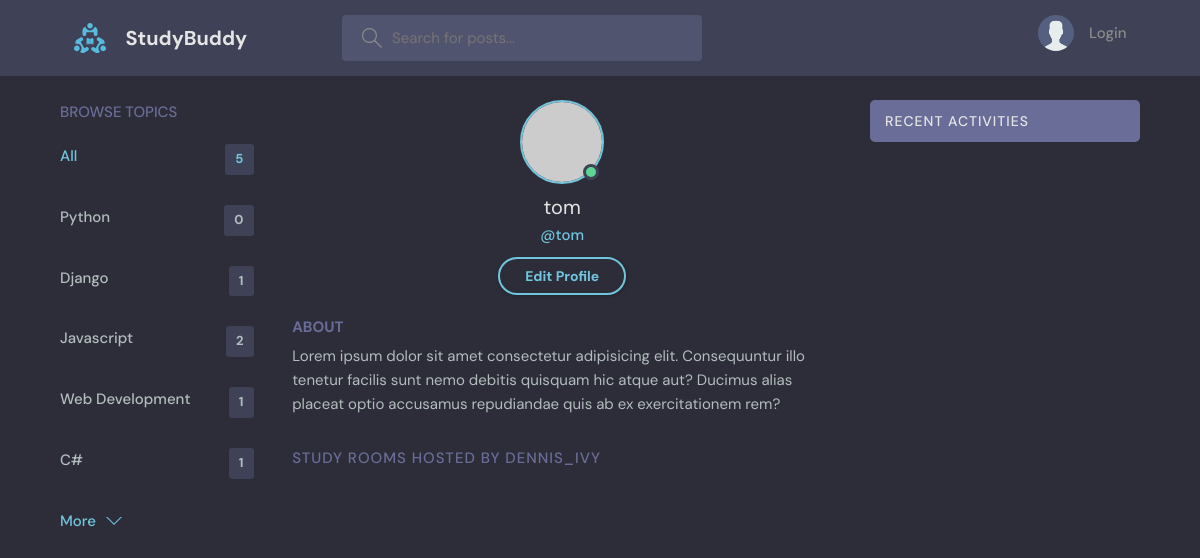
Before: /profile/4/ with the older database file.
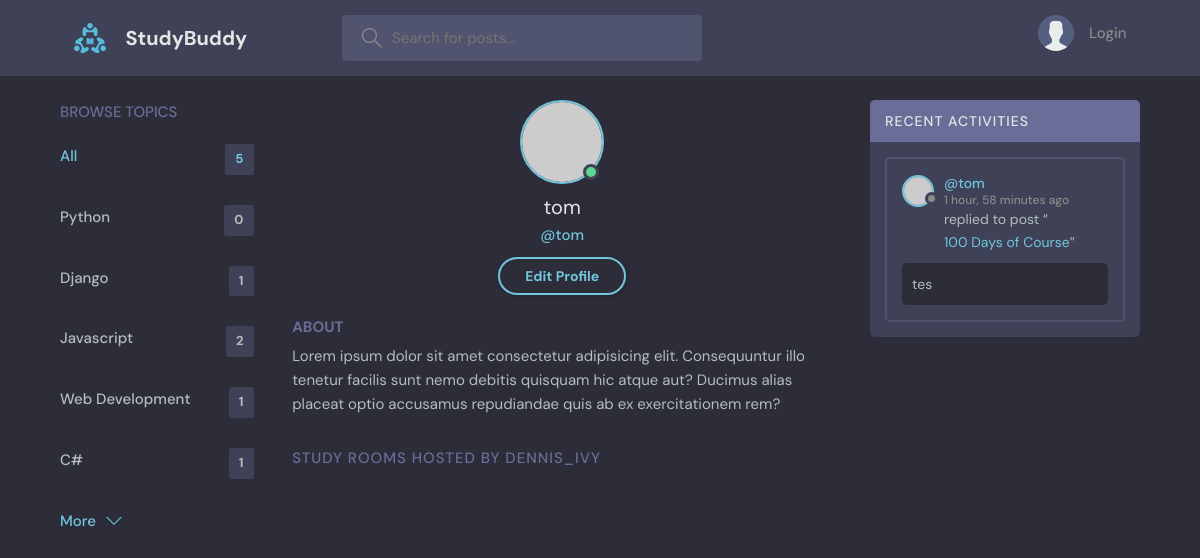
After: the same page with the newer database file.
### base/models.py (models this page shows, shortened)
class Topic(models.Model):
    name = models.CharField(max_length=200)

class Message (models.Model):
    user = models.ForeignKey(User, on_delete=models.CASCADE)
    room = models.ForeignKey(Room, on_delete=models.CASCADE)
    body = models.TextField(null=True)
    updated = models.DateField(auto_now=True)
    created = models.DateField(auto_now_add=True)
    def __str__(self):
        return self.body[0:50]

class Room(models.Model):
    host = models.ForeignKey(User, on_delete=models.SET_NULL,null=True)
    topic = models.ForeignKey(Topic, on_delete=models.SET_NULL,null=True)
    name = models.CharField(max_length=200)
    description = models.TextField(null=True, blank=True)
    participants = models.ManyToManyField(User, related_name='participants',blank=True)
    updated = models.DateField(auto_now=True)
    created = models.DateField(auto_now_add=True)
    class Meta:
        ordering = ['-updated','-created']
    def __str__(self):
        return self.name

### base/views.py (the view)
# urls.py: path('profile/<str:pk>/',views.userProfile,name="user-profile"),
def userProfile(request, pk):
    user = User.objects.get(id=pk)
    rooms = user.room_set.all()
    room_messages = user.message_set.all()
    topics = Topic.objects.all()
    context = {'user': user, 'rooms': rooms,
               'room_messages': room_messages, 'topics': topics}
    return render(request, 'base/profile.html', context)

### base/templates/base/profile.html (shortened to what this page needs)
{% extends "main.html" %}
{% block content %}
  <main class="profile-page layout layout--3">
    <div class="container">
      {% include "base/topics_component.html" %}
      <div class="roomList">
        <div class="profile">
          <div class="profile__avatar">
            <div class="avatar avatar--large active">
              <img src="https://randomuser.me/api/portraits/men/11.jpg" />
            </div>
          </div>
          <div class="profile__info">
            <h3>{{user}}</h3>
            <p>@{{user.username}}</p>
            <a href="{% url "update-user" %}" class="btn btn--main btn--pill">Edit Profile</a>
          </div>
          <div class="profile__about">
            <h3>About</h3>
            <p>
              Lorem ipsum dolor sit amet consectetur adipisicing elit. Consequuntur illo tenetur
              facilis sunt nemo debitis quisquam hic atque aut? Ducimus alias placeat optio
              accusamus repudiandae quis ab ex exercitationem rem?
            </p>
          </div>
        </div>
        <div class="roomList__header">
          <div>
            <h2>Study Rooms Hosted by dennis_ivy</a>
            </h2>
          </div>
        </div>
      </div>
      <div class="activities">
        <div class="activities__header">
          <h2>Recent Activities</h2>
        </div>
        {% include "base/activity_component.html" %}
      </div>
    </div>
  </main>
{% endblock %}

### base/templates/base/topics_component.html
<div class="topics">
    <div class="topics__header">
      <h2>Browse Topics</h2>
    </div>
    <ul class="topics__list">
      <li>
        <a href="{% url "home" %}" class="active">All <span>{{topics.count}}</span></a>
      </li>
      {% for topic in topics %}
      <li><a href="{% url 'home' %}?q={{topic.name}}">{{topic.name}} <span>{{topic.room_set.all.count}}</span></a></li>
      {% endfor %}
    </ul>
    <a class="btn btn--link" href="{% url "topics" %}">
      More
      <svg version="1.1" xmlns="http://www.w3.org/2000/svg" width="32" height="32" viewBox="0 0 32 32">
        <title>chevron-down</title>
        <path d="M16 21l-13-13h-3l16 16 16-16h-3l-13 13z"></path>
      </svg>
    </a>
  </div>

### base/templates/base/activity_component.html (shortened to what this page needs)
{% for message in room_messages %}
<div class="activities__box">
    <div class="activities__boxHeader roomListRoom__header">
      <a href="{% url "user-profile" message.user.id %}" class="roomListRoom__author">
        <div class="avatar avatar--small">
          <img src="https://randomuser.me/api/portraits/women/11.jpg" />
        </div>
        <p>
          @{{message.user}}
          <span>{{message.created|timesince}} ago</span>
        </p>
      </a>
    </div>
    <div class="activities__boxContent">
      <p>replied to post “<a href="{% url "room" message.room.id %}">{{message.room}}</a>”</p>
      <div class="activities__boxRoomContent">
        {{message}}
      </div>
    </div>
  </div>
  {% endfor %}

Changed rows visible on the page:
added Message: user "tom", created "1 hour, 58 minutes", room "100 Days of Course", body "tes"
